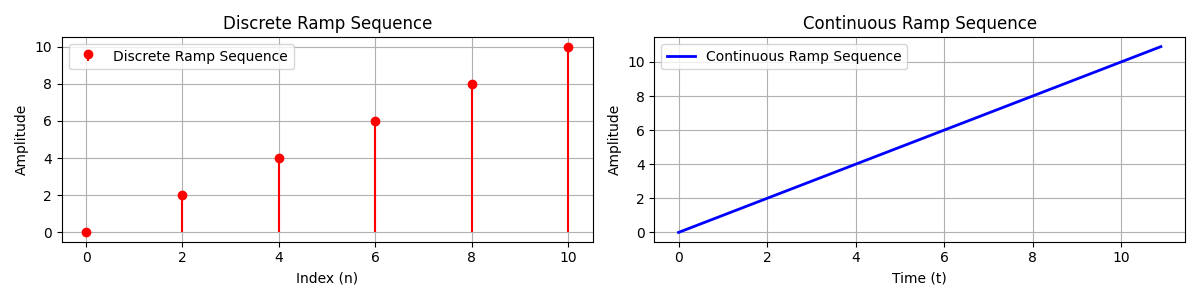

The Python source for this figure:
import numpy as np
import matplotlib.pyplot as plt

# discrete ramp sequence
def do_discrete_ramp_sequence(start, stop, step):
    n = np.arange(start, stop + 1, step)  # Discrete range for n
    ramp = n
    return n, ramp

# continuous ramp signal
def do_continuous_ramp_sequence(t_start, t_stop, t_step):
    t = np.arange(t_start, t_stop, t_step)  # Continuous time range
    r_continuous = t
    return t, r_continuous

# Parameters for the ramp sequences
start = 0
stop = 10
step = 2

# discrete ramp sequence
n_values, ramp_discrete = do_discrete_ramp_sequence(start, stop, step)

# continuous ramp sequence with smaller steps
t_values, ramp_continuous = do_continuous_ramp_sequence(0, stop+1, 0.1)

# Create side-by-side subplots
fig, axes = plt.subplots(1, 2, figsize=(12, 3))

# Plot discrete ramp sequence
axes[0].stem(n_values, ramp_discrete, basefmt=" ", linefmt="red", markerfmt="o",
             label="Discrete Ramp Sequence")
axes[0].set_title("Discrete Ramp Sequence")
axes[0].set_xlabel("Index (n)")
axes[0].set_ylabel("Amplitude")
axes[0].grid(True)
axes[0].legend()

# Plot continuous ramp sequence
axes[1].plot(t_values, ramp_continuous, color='blue',
             label="Continuous Ramp Sequence", linewidth=2)
axes[1].set_title("Continuous Ramp Sequence")
axes[1].set_xlabel("Time (t)")
axes[1].set_ylabel("Amplitude")
axes[1].grid(True)
axes[1].legend()

# Adjust layout for better spacing
plt.tight_layout()
plt.show()
